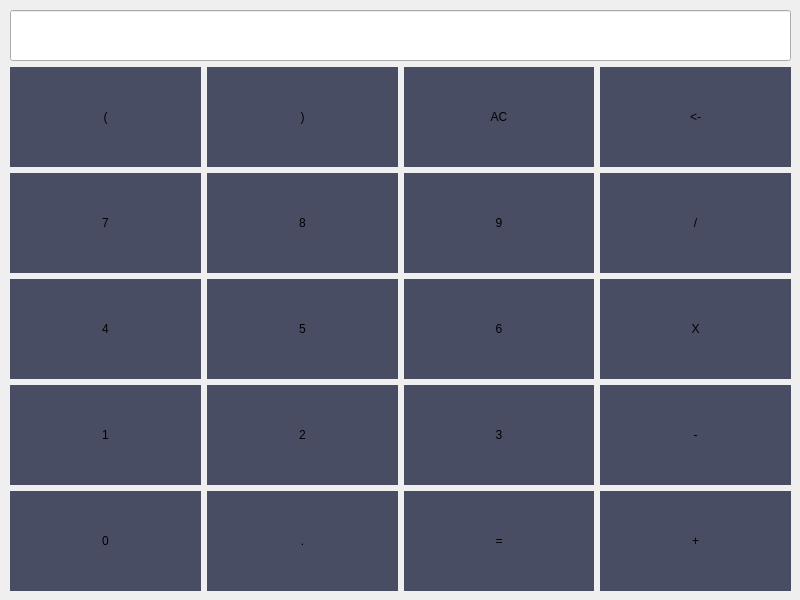
<?xml version="1.0" encoding="UTF-8"?>
<ui version="4.0">
 <class>MainWindow</class>
 <widget class="QMainWindow" name="MainWindow">
  <property name="geometry">
   <rect>
    <x>0</x>
    <y>0</y>
    <width>800</width>
    <height>600</height>
   </rect>
  </property>
  <property name="windowTitle">
   <string>MainWindow</string>
  </property>
  <widget class="QWidget" name="centralwidget">
   <property name="styleSheet">
    <string notr="true">QPushButton {
background-color: #494d64;
border-radius: 0px;
height: 100px;
width: 100px;
}

QLineEdit {
height: 80px;
font-size: 36px;
}</string>
   </property>
   <widget class="QWidget" name="gridLayoutWidget">
    <property name="geometry">
     <rect>
      <x>10</x>
      <y>10</y>
      <width>781</width>
      <height>581</height>
     </rect>
    </property>
    <layout class="QGridLayout" name="gridLayout">
     <item row="4" column="3">
      <widget class="QPushButton" name="buttonMinus">
       <property name="text">
        <string>-</string>
       </property>
      </widget>
     </item>
     <item row="1" column="2">
      <widget class="QPushButton" name="buttonAllClear">
       <property name="text">
        <string>AC</string>
       </property>
      </widget>
     </item>
     <item row="4" column="0">
      <widget class="QPushButton" name="buttonOne">
       <property name="text">
        <string>1</string>
       </property>
      </widget>
     </item>
     <item row="2" column="1">
      <widget class="QPushButton" name="buttonEight">
       <property name="text">
        <string>8</string>
       </property>
      </widget>
     </item>
     <item row="3" column="3">
      <widget class="QPushButton" name="buttonMultiply">
       <property name="text">
        <string>X</string>
       </property>
      </widget>
     </item>
     <item row="1" column="0">
      <widget class="QPushButton" name="buttonLeftParenthesis">
       <property name="text">
        <string>(</string>
       </property>
      </widget>
     </item>
     <item row="2" column="3">
      <widget class="QPushButton" name="buttonDivide">
       <property name="text">
        <string>/</string>
       </property>
      </widget>
     </item>
     <item row="5" column="2">
      <widget class="QPushButton" name="buttonEquals">
       <property name="text">
        <string>=</string>
       </property>
      </widget>
     </item>
     <item row="5" column="0">
      <widget class="QPushButton" name="buttonZero">
       <property name="text">
        <string>0</string>
       </property>
      </widget>
     </item>
     <item row="4" column="1">
      <widget class="QPushButton" name="buttonTwo">
       <property name="styleSheet">
        <string notr="true">background-color: #494d64;
border-radius: 0px;
min-height: 100px;</string>
       </property>
       <property name="text">
        <string>2</string>
       </property>
      </widget>
     </item>
     <item row="0" column="0" colspan="4">
      <widget class="QLineEdit" name="calcInput">
       <property name="minimumSize">
        <size>
         <width>0</width>
         <height>25</height>
        </size>
       </property>
      </widget>
     </item>
     <item row="4" column="2">
      <widget class="QPushButton" name="buttonThree">
       <property name="text">
        <string>3</string>
       </property>
      </widget>
     </item>
     <item row="5" column="1">
      <widget class="QPushButton" name="buttonDot">
       <property name="text">
        <string>.</string>
       </property>
      </widget>
     </item>
     <item row="2" column="2">
      <widget class="QPushButton" name="buttonNine">
       <property name="text">
        <string>9</string>
       </property>
      </widget>
     </item>
     <item row="1" column="3">
      <widget class="QPushButton" name="Backspace">
       <property name="text">
        <string>&lt;-</string>
       </property>
      </widget>
     </item>
     <item row="3" column="2">
      <widget class="QPushButton" name="buttonSix">
       <property name="text">
        <string>6</string>
       </property>
      </widget>
     </item>
     <item row="5" column="3">
      <widget class="QPushButton" name="buttonPlus">
       <property name="text">
        <string>+</string>
       </property>
      </widget>
     </item>
     <item row="3" column="1">
      <widget class="QPushButton" name="buttonFive">
       <property name="text">
        <string>5</string>
       </property>
      </widget>
     </item>
     <item row="2" column="0">
      <widget class="QPushButton" name="buttonSeven">
       <property name="text">
        <string>7</string>
       </property>
      </widget>
     </item>
     <item row="3" column="0">
      <widget class="QPushButton" name="buttonFour">
       <property name="text">
        <string>4</string>
       </property>
      </widget>
     </item>
     <item row="1" column="1">
      <widget class="QPushButton" name="buttonRightParenthesis">
       <property name="text">
        <string>)</string>
       </property>
      </widget>
     </item>
    </layout>
   </widget>
  </widget>
 </widget>
 <resources/>
 <connections/>
</ui>
